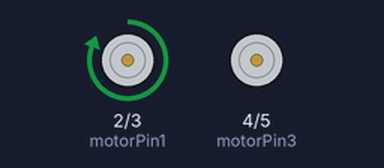
Recording of a sketch running on a simulated Arduino Uno, built with avr-gcc and run on an emulated ATmega328P. Parts: motor-driver pin pairs drawn as motors (green arrow = first pin HIGH = forward, orange = second pin HIGH = backward, longer = more drive).

Above: at 0.2 s.
At 1.2 s:
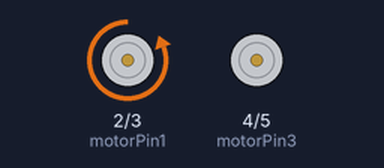
At 2.2 s:
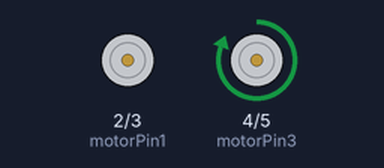
At 4.7 s:
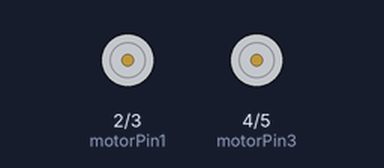
Timing chart, 0 to 5.2 s (numbered marks = the images above):
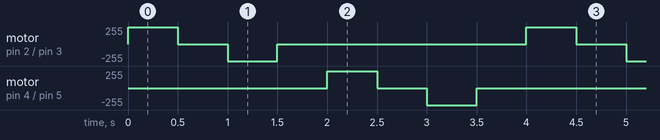

The sketch:

L293_tutorial_v2.ino
```cpp
//L293D
//Motor A
const int motorPin1  = 2;  // Pin 14 of L293
const int motorPin2  = 3;  // Pin 10 of L293
//Motor B
const int motorPin3  = 4; // Pin  7 of L293
const int motorPin4  = 5;  // Pin  2 of L293

const int delay_ms = 500;

void motor_AB_setup(void){
  //Set pins as outputs
  pinMode(motorPin1, OUTPUT);
  pinMode(motorPin2, OUTPUT);
  pinMode(motorPin3, OUTPUT);
  pinMode(motorPin4, OUTPUT);
  //set pins to low before start
  digitalWrite(motorPin1, LOW);
  digitalWrite(motorPin2, LOW);
  digitalWrite(motorPin3, LOW);
  digitalWrite(motorPin4, LOW);
}
void motor_A_right(void){
  digitalWrite(motorPin1, HIGH);
  digitalWrite(motorPin2, LOW);
  digitalWrite(motorPin3, LOW);
  digitalWrite(motorPin4, LOW);
}
void motor_A_left(void){
  digitalWrite(motorPin1, LOW);
  digitalWrite(motorPin2, HIGH);
  digitalWrite(motorPin3, LOW);
  digitalWrite(motorPin4, LOW);
}
void motor_B_right(void){
  digitalWrite(motorPin1, LOW);
  digitalWrite(motorPin2, LOW);
  digitalWrite(motorPin3, HIGH);
  digitalWrite(motorPin4, LOW);
}
void motor_B_left(void){
  digitalWrite(motorPin1, LOW);
  digitalWrite(motorPin2, LOW);
  digitalWrite(motorPin3, LOW);
  digitalWrite(motorPin4, HIGH);
}
void motor_AB_stop(void){
  digitalWrite(motorPin1, LOW);
  digitalWrite(motorPin2, LOW);
  digitalWrite(motorPin3, LOW);
  digitalWrite(motorPin4, LOW);
}

void setup(){
  motor_AB_setup();
}
void loop(){
  motor_A_right();
  delay(delay_ms);
  motor_AB_stop();
  delay(delay_ms);

  motor_A_left();
  delay(delay_ms);
  motor_AB_stop();
  delay(delay_ms);

  motor_B_right();
  delay(delay_ms);
  motor_AB_stop();
  delay(delay_ms);

  motor_B_left();
  delay(delay_ms);
  motor_AB_stop();
  delay(delay_ms);
}
```

Measured:
- by itself, motor on pin 2 (motorPin1) / pin 3 (motorPin2), motor on pin 4 (motorPin3) / pin 5 (motorPin4): repeats every 4.0 s: stopped 0.50 s, backward 255/255 0.50 s, stopped 2.5 s, forward 255/255 0.50 s
